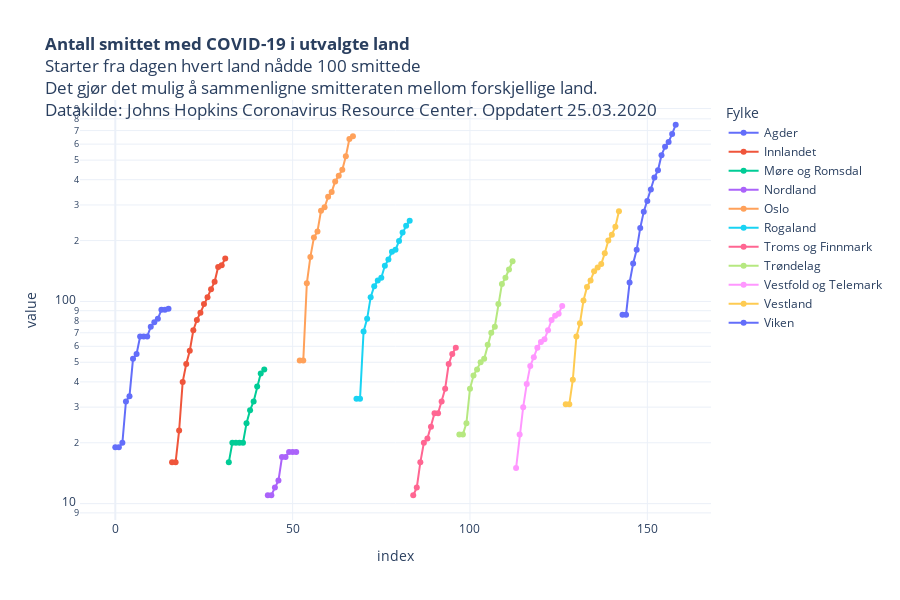

Notebook code for this chart:
### Code cell
fig = px.scatter(test, 
                 x="index", 
                 y="value", 
                 color="Fylke",
                 log_y=True,
                 height=600,
                 category_orders={"Fylke": land}, 
                 #color_discrete_sequence=colorlist,
                 template = "plotly_white",
                 #range_y=[10,99000],
                 title = "<b>Antall smittet med COVID-19 i utvalgte land</b><br>Starter fra dagen hvert land nådde 100 smittede<br>Det gjør det mulig å sammenligne smitteraten mellom forskjellige land.<br>Datakilde: Johns Hopkins Coronavirus Resource Center. Oppdatert "+datetime.today().strftime('%d.%m.%Y'),
                 labels = {"level_1": "Dager siden antall smittede passerte 100", "Country/Region": "Land", "0": "Totalt registrerte smittede (log)"}    
                )

fig.update_traces(mode="markers+lines")

### Figure 1 — Plotly figure (JSON) as saved in the notebook; plotly's stock layout.template omitted (floating-point values rounded to 4 significant figures)
{"data": [{"hoverlabel": {"namelength": 0}, "hovertemplate": "Fylke=Agder<br>index=%{x}<br>value=%{y}", "legendgroup": "Agder", "marker": {"color": "#636efa", "symbol": "circle"}, "mode": "markers+lines", "name": "Agder", "showlegend": true, "type": "scatter", "x": [0, 1, 2, 3, 4, 5, 6, 7, 8, 9, 10, 11, 12, 13, 14, 15], "xaxis": "x", "y": [19, 19, 20, 32, 34, 52, 55, 67, 67, 67, 75, 79, 82, 91, 91, 92], "yaxis": "y"}, {"hoverlabel": {"namelength": 0}, "hovertemplate": "Fylke=Innlandet<br>index=%{x}<br>value=%{y}", "legendgroup": "Innlandet", "marker": {"color": "#EF553B", "symbol": "circle"}, "mode": "markers+lines", "name": "Innlandet", "showlegend": true, "type": "scatter", "x": [16, 17, 18, 19, 20, 21, 22, 23, 24, 25, 26, 27, 28, 29, 30, 31], "xaxis": "x", "y": [16, 16, 23, 40, 49, 57, 72, 81, 88, 97, 105, 115, 125, 148, 151, 163], "yaxis": "y"}, {"hoverlabel": {"namelength": 0}, "hovertemplate": "Fylke=Møre og Romsdal<br>index=%{x}<br>value=%{y}", "legendgroup": "Møre og Romsdal", "marker": {"color": "#00cc96", "symbol": "circle"}, "mode": "markers+lines", "name": "Møre og Romsdal", "showlegend": true, "type": "scatter", "x": [32, 33, 34, 35, 36, 37, 38, 39, 40, 41, 42], "xaxis": "x", "y": [16, 20, 20, 20, 20, 25, 29, 32, 38, 44, 46], "yaxis": "y"}, {"hoverlabel": {"namelength": 0}, "hovertemplate": "Fylke=Nordland<br>index=%{x}<br>value=%{y}", "legendgroup": "Nordland", "marker": {"color": "#ab63fa", "symbol": "circle"}, "mode": "markers+lines", "name": "Nordland", "showlegend": true, "type": "scatter", "x": [43, 44, 45, 46, 47, 48, 49, 50, 51], "xaxis": "x", "y": [11, 11, 12, 13, 17, 17, 18, 18, 18], "yaxis": "y"}, {"hoverlabel": {"namelength": 0}, "hovertemplate": "Fylke=Oslo<br>index=%{x}<br>value=%{y}", "legendgroup": "Oslo", "marker": {"color": "#FFA15A", "symbol": "circle"}, "mode": "markers+lines", "name": "Oslo", "showlegend": true, "type": "scatter", "x": [52, 53, 54, 55, 56, 57, 58, 59, 60, 61, 62, 63, 64, 65, 66, 67], "xaxis": "x", "y": [51, 51, 123, 166, 207, 222, 281, 292, 329, 348, 392, 419, 448, 523, 636, 657], "yaxis": "y"}, {"hoverlabel": {"namelength": 0}, "hovertemplate": "Fylke=Rogaland<br>index=%{x}<br>value=%{y}", "legendgroup": "Rogaland", "marker": {"color": "#19d3f3", "symbol": "circle"}, "mode": "markers+lines", "name": "Rogaland", "showlegend": true, "type": "scatter", "x": [68, 69, 70, 71, 72, 73, 74, 75, 76, 77, 78, 79, 80, 81, 82, 83], "xaxis": "x", "y": [33, 33, 71, 82, 105, 119, 127, 131, 150, 161, 176, 180, 199, 219, 237, 251], "yaxis": "y"}, {"hoverlabel": {"namelength": 0}, "hovertemplate": "Fylke=Troms og Finnmark<br>index=%{x}<br>value=%{y}", "legendgroup": "Troms og Finnmark", "marker": {"color": "#FF6692", "symbol": "circle"}, "mode": "markers+lines", "name": "Troms og Finnmark", "showlegend": true, "type": "scatter", "x": [84, 85, 86, 87, 88, 89, 90, 91, 92, 93, 94, 95, 96], "xaxis": "x", "y": [11, 12, 16, 20, 21, 24, 28, 28, 32, 37, 49, 55, 59], "yaxis": "y"}, {"hoverlabel": {"namelength": 0}, "hovertemplate": "Fylke=Trøndelag<br>index=%{x}<br>value=%{y}", "legendgroup": "Trøndelag", "marker": {"color": "#B6E880", "symbol": "circle"}, "mode": "markers+lines", "name": "Trøndelag", "showlegend": true, "type": "scatter", "x": [97, 98, 99, 100, 101, 102, 103, 104, 105, 106, 107, 108, 109, 110, 111, 112], "xaxis": "x", "y": [22, 22, 25, 37, 43, 46, 50, 52, 61, 70, 75, 97, 122, 131, 144, 158], "yaxis": "y"}, {"hoverlabel": {"namelength": 0}, "hovertemplate": "Fylke=Vestfold og Telemark<br>index=%{x}<br>value=%{y}", "legendgroup": "Vestfold og Telemark", "marker": {"color": "#FF97FF", "symbol": "circle"}, "mode": "markers+lines", "name": "Vestfold og Telemark", "showlegend": true, "type": "scatter", "x": [113, 114, 115, 116, 117, 118, 119, 120, 121, 122, 123, 124, 125, 126], "xaxis": "x", "y": [15, 22, 30, 39, 48, 53, 59, 63, 65, 72, 81, 85, 87, 95], "yaxis": "y"}, {"hoverlabel": {"namelength": 0}, "hovertemplate": "Fylke=Vestland<br>index=%{x}<br>value=%{y}", "legendgroup": "Vestland", "marker": {"color": "#FECB52", "symbol": "circle"}, "mode": "markers+lines", "name": "Vestland", "showlegend": true, "type": "scatter", "x": [127, 128, 129, 130, 131, 132, 133, 134, 135, 136, 137, 138, 139, 140, 141, 142], "xaxis": "x", "y": [31, 31, 41, 67, 78, 101, 118, 127, 141, 147, 153, 173, 200, 214, 234, 279], "yaxis": "y"}, {"hoverlabel": {"namelength": 0}, "hovertemplate": "Fylke=Viken<br>index=%{x}<br>value=%{y}", "legendgroup": "Viken", "marker": {"color": "#636efa", "symbol": "circle"}, "mode": "markers+lines", "name": "Viken", "showlegend": true, "type": "scatter", "x": [143, 144, 145, 146, 147, 148, 149, 150, 151, 152, 153, 154, 155, 156, 157, 158], "xaxis": "x", "y": [86, 86, 124, 154, 180, 231, 278, 314, 358, 410, 445, 529, 583, 615, 674, 748], "yaxis": "y"}], "layout": {"height": 600, "legend": {"title": {"text": "Fylke"}, "tracegroupgap": 0}, "title": {"text": "<b>Antall smittet med COVID-19 i utvalgte land</b><br>Starter fra dagen hvert land nådde 100 smittede<br>Det gjør det mulig å sammenligne smitteraten mellom forskjellige land.<br>Datakilde: Johns Hopkins Coronavirus Resource Center. Oppdatert 25.03.2020"}, "xaxis": {"anchor": "y", "domain": [0, 1], "title": {"text": "index"}}, "yaxis": {"anchor": "x", "domain": [0, 1], "title": {"text": "value"}, "type": "log"}}}
